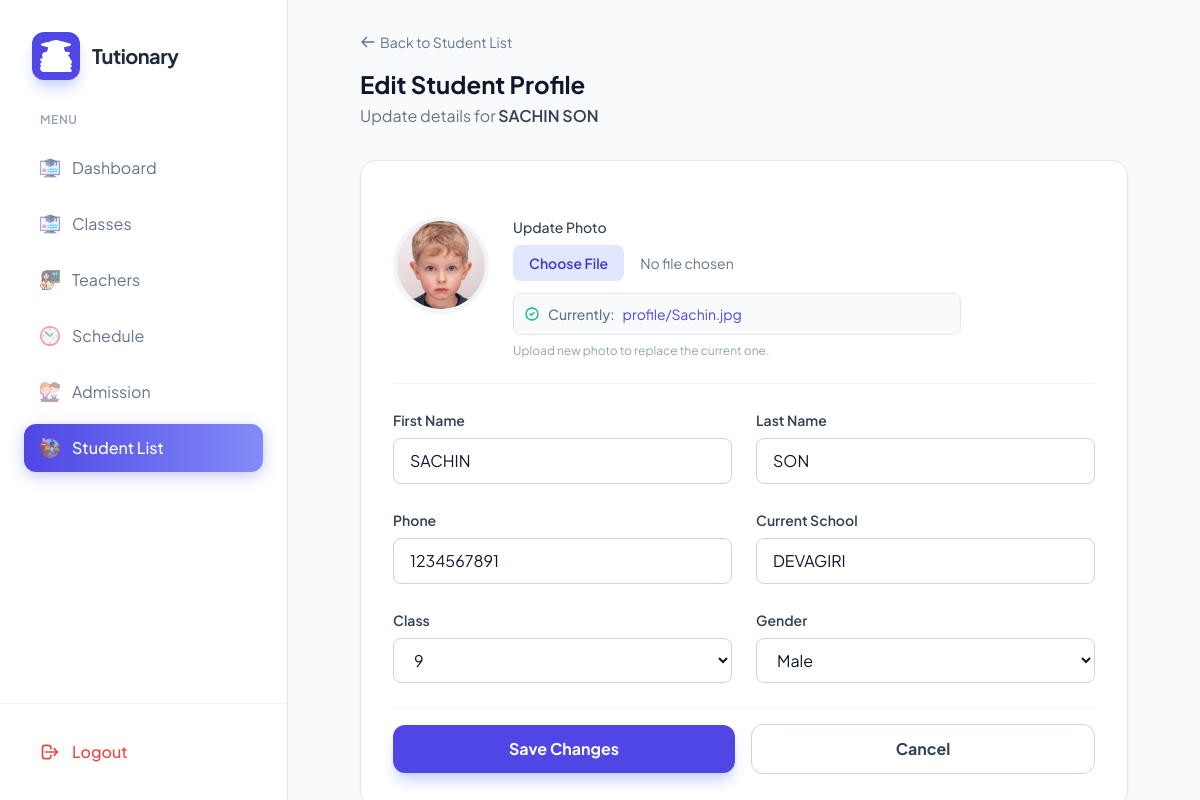
The app's page /student/7/edit/, older data.
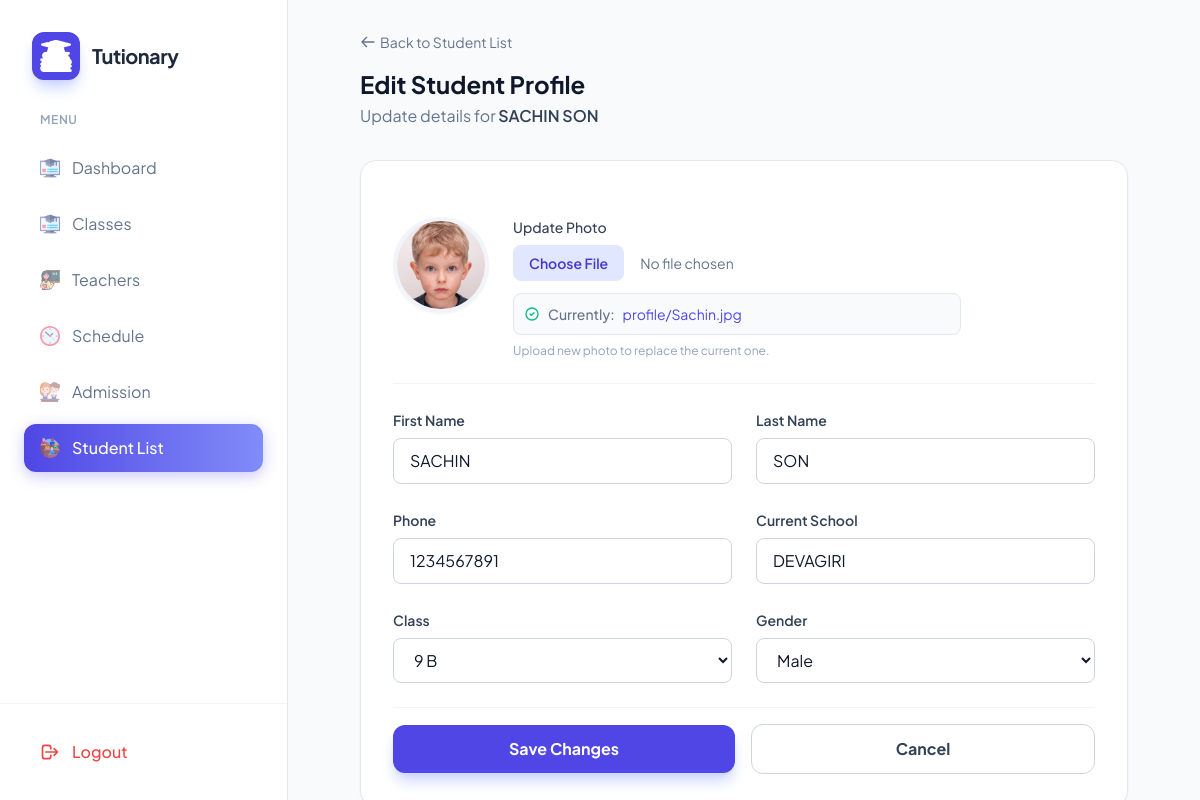
The same page, newer data.
### stdapp/models.py (models this page shows, shortened)
class Student(models.Model):
    fname=models.CharField(max_length=250)
    lname=models.CharField(max_length=250)
    phno=models.IntegerField(max_length=12)
    current_school=models.CharField(max_length=250)
    classs=models.ForeignKey(Class,on_delete=models.CASCADE,null=True)
    image= models.ImageField(upload_to='profile/')
    gender=models.ForeignKey(Gender,on_delete=models.CASCADE,null=True)

class Class(models.Model):
    name=models.CharField(max_length=250)
    description=models.TextField()
    fees=models.IntegerField()

class Gender(models.Model):
    name=models.CharField(max_length=250)

### stdapp/views.py (the view, shortened to what this page needs)
# urls.py: path('student/<int:student_id>/edit/', views.edit_student, name='edit_student'),
def edit_student(request, student_id):
    student = get_object_or_404(Student, id=student_id)
    classes = Class.objects.all()
    genders = Gender.objects.all()
    return render(request, 'edit_student_list.html', {
        'student': student,
        'classes': classes,
        'genders': genders
    })

### templates/edit_student_list.html (shortened to what the changed rows need)
{% load static %}
<!DOCTYPE html>
<html lang="en">
<head>
    <script src="https://cdn.tailwindcss.com"></script>
</head>
<body class="bg-slate-50 text-slate-900">
    <div class="flex h-screen overflow-hidden">
        <aside id="sidebar" class="fixed inset-y-0 left-0 z-50 w-72 bg-white border-r border-slate-200 transform -translate-x-full lg:translate-x-0 transition-transform duration-300 ease-in-out lg:static lg:inset-0">
            <div class="flex flex-col h-full">
                <div class="p-8">
                    <div class="flex items-center gap-3">
                        <h2 class="text-xl font-bold tracking-tight text-slate-800">Tutionary</h2>
                    </div>
                </div>
            </div>
        </aside>
        <div class="flex-1 flex flex-col min-w-0 bg-slate-50 overflow-hidden">
            <main class="flex-1 overflow-y-auto p-4 lg:p-8 flex justify-center">
                <div class="w-full max-w-3xl">
                    <div class="mb-8">
                        <h1 class="text-2xl font-bold text-slate-900">Edit Student Profile</h1>
                        <p class="text-slate-500 mt-1">Update details for <span class="font-semibold text-slate-700">{{ student.fname }} {{ student.lname }}</span></p>
                    </div>
                    <div class="bg-white rounded-2xl shadow-sm border border-slate-200 overflow-hidden">
                        <div class="p-6 md:p-8">
                            <form method="post" enctype="multipart/form-data" class="space-y-6">
                                <div class="flex items-start gap-6 pb-6 border-b border-slate-100">
                                    <div class="relative group flex-shrink-0">
                                        {% if student.image %}
                                            <img src="{{ student.image.url }}" class="w-24 h-24 rounded-full object-cover border-4 border-slate-100 shadow-sm" alt="Student">
                                        {% endif %}
                                    </div>
                                    <div class="flex-1">
                                        {% if student.image %}
                                        <div class="mt-3 flex items-center gap-2 text-sm bg-slate-50 p-2.5 rounded-lg border border-slate-200 max-w-md">
                                            <svg class="w-4 h-4 text-emerald-500" fill="none" stroke="currentColor" viewBox="0 0 24 24"><path stroke-linecap="round" stroke-linejoin="round" stroke-width="2" d="M9 12l2 2 4-4m6 2a9 9 0 11-18 0 9 9 0 0118 0z"></path></svg>
                                            <span class="text-slate-500 font-medium">Currently:</span>
                                            <a href="{{ student.image.url }}" target="_blank" class="text-indigo-600 hover:underline hover:text-indigo-800 truncate block flex-1" title="View Current Image">
                                                {{ student.image.name }}
                                            </a>
                                        </div>
                                        {% endif %}
                                    </div>
                                </div>
                                <div class="grid grid-cols-1 md:grid-cols-2 gap-6">
                                    <div class="space-y-1.5">
                                        <label class="text-sm font-semibold text-slate-700">First Name</label>
                                        <input type="text" id="first_name" name="first_name" value="{{ student.fname }}"
                                            class="form-input w-full px-4 py-2.5 rounded-lg border border-slate-300 focus:border-indigo-500 focus:outline-none transition-colors" required>
                                    </div>
                                    <div class="space-y-1.5">
                                        <label class="text-sm font-semibold text-slate-700">Last Name</label>
                                        <input type="text" id="last_name" name="last_name" value="{{ student.lname }}"
                                            class="form-input w-full px-4 py-2.5 rounded-lg border border-slate-300 focus:border-indigo-500 focus:outline-none transition-colors" required>
                                    </div>
                                </div>
                                <div class="grid grid-cols-1 md:grid-cols-2 gap-6">
                                    <div class="space-y-1.5">
                                        <label class="text-sm font-semibold text-slate-700">Phone</label>
                                        <input type="text" id="phone" name="phone" value="{{ student.phno }}"
                                            class="form-input w-full px-4 py-2.5 rounded-lg border border-slate-300 focus:border-indigo-500 focus:outline-none transition-colors" required>
                                    </div>
                                    <div class="space-y-1.5">
                                        <label class="text-sm font-semibold text-slate-700">Current School</label>
                                        <input type="text" id="school" name="school" value="{{ student.current_school }}"
                                            class="form-input w-full px-4 py-2.5 rounded-lg border border-slate-300 focus:border-indigo-500 focus:outline-none transition-colors" required>
                                    </div>
                                </div>
                                <div class="grid grid-cols-1 md:grid-cols-2 gap-6">
                                    <div class="space-y-1.5">
                                        <label class="text-sm font-semibold text-slate-700">Class</label>
                                        <select id="class_id" name="class_id" class="form-input w-full px-4 py-2.5 rounded-lg border border-slate-300 focus:border-indigo-500 focus:outline-none transition-colors bg-white" required>
                                            {% for class in classes %}
                                                <option value="{{ class.id }}" {% if student.classs_id == class.id %}selected{% endif %}>{{ class.name }}</option>
                                            {% endfor %}
                                        </select>
                                    </div>
                                    <div class="space-y-1.5">
                                        <label class="text-sm font-semibold text-slate-700">Gender</label>
                                        <select id="gender_id" name="gender_id" class="form-input w-full px-4 py-2.5 rounded-lg border border-slate-300 focus:border-indigo-500 focus:outline-none transition-colors bg-white" required>
                                            {% for gender in genders %}
                                                <option value="{{ gender.id }}" {% if student.gender_id == gender.id %}selected{% endif %}>{{ gender.name }}</option>
                                            {% endfor %}
                                        </select>
                                    </div>
                                </div>
                            </form>
                        </div>
                    </div>
                </div>
            </main>
        </div>
    </div>
</body>
</html>

Row changes from the older to the newer data that the page shows:
changed through a linked row, Student "SACHIN": class_id "9" → "9 B"
